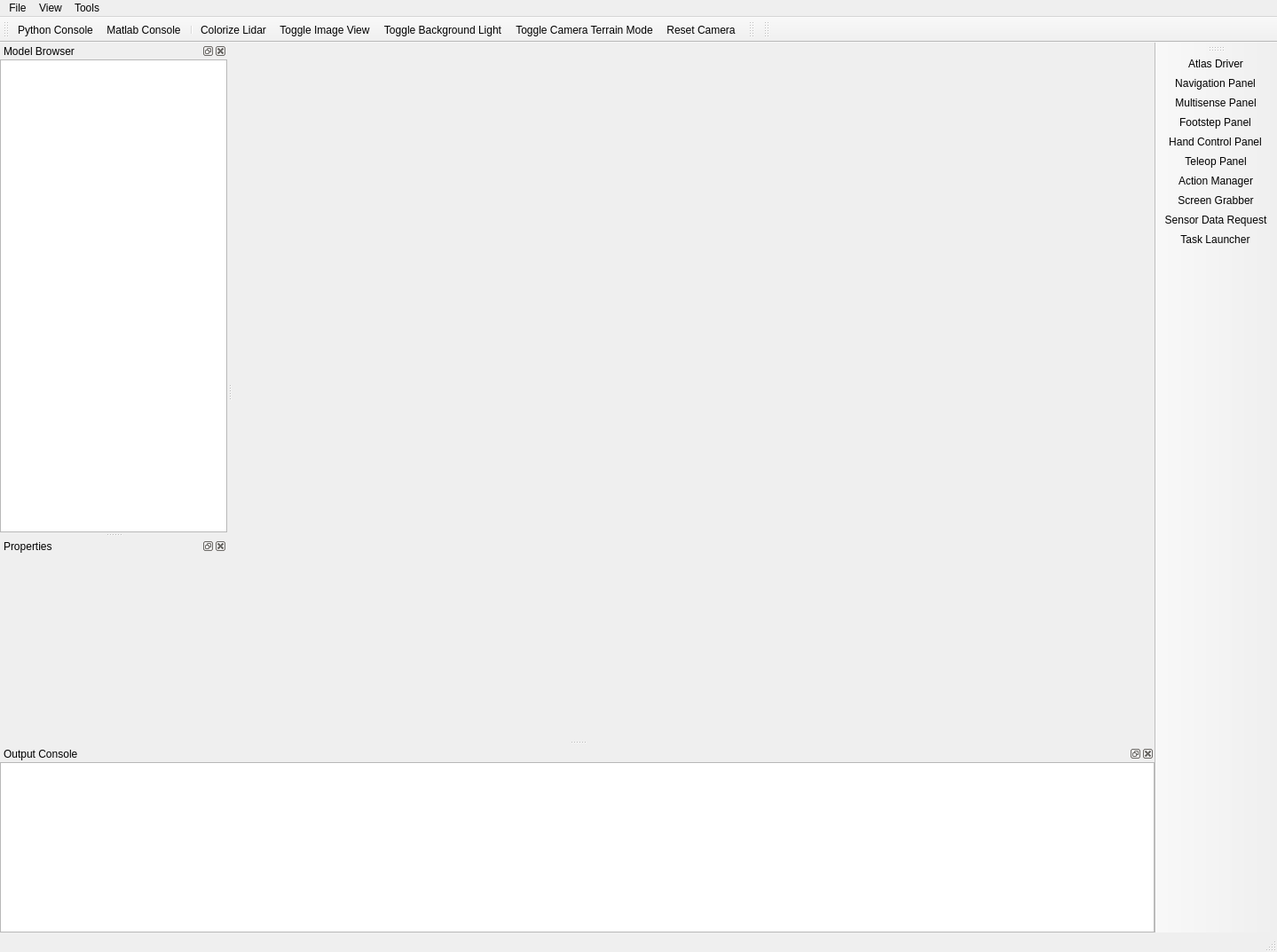
<?xml version="1.0" encoding="UTF-8"?>
<ui version="4.0">
 <class>ddMainWindow</class>
 <widget class="QMainWindow" name="ddMainWindow">
  <property name="geometry">
   <rect>
    <x>0</x>
    <y>0</y>
    <width>1439</width>
    <height>1073</height>
   </rect>
  </property>
  <property name="windowTitle">
   <string>MainWindow</string>
  </property>
  <property name="windowIcon">
   <iconset resource="images/resources.qrc">
    <normaloff>:/images/drake_logo.png</normaloff>:/images/drake_logo.png</iconset>
  </property>
  <widget class="QWidget" name="centralwidget"/>
  <widget class="QMenuBar" name="MenuBar">
   <property name="geometry">
    <rect>
     <x>0</x>
     <y>0</y>
     <width>1439</width>
     <height>25</height>
    </rect>
   </property>
   <widget class="QMenu" name="FileMenu">
    <property name="title">
     <string>File</string>
    </property>
    <addaction name="ActionOpen"/>
    <addaction name="ActionSaveData"/>
    <addaction name="ActionExportUrdf"/>
    <addaction name="separator"/>
    <addaction name="ActionQuit"/>
   </widget>
   <widget class="QMenu" name="ToolsMenu">
    <property name="title">
     <string>Tools</string>
    </property>
    <addaction name="ActionPythonConsole"/>
    <addaction name="separator"/>
    <addaction name="ActionMatlabConsole"/>
    <addaction name="separator"/>
    <addaction name="ActionBotSpy"/>
    <addaction name="ActionSignalScope"/>
    <addaction name="ActionToggleStereoRender"/>
    <addaction name="ActionToggleBackgroundLight"/>
    <addaction name="ActionToggleImageView"/>
   </widget>
   <widget class="QMenu" name="ViewMenu">
    <property name="title">
     <string>View</string>
    </property>
    <widget class="QMenu" name="ToolBarMenu">
     <property name="title">
      <string>Toolbars</string>
     </property>
    </widget>
    <addaction name="separator"/>
    <addaction name="ToolBarMenu"/>
   </widget>
   <addaction name="FileMenu"/>
   <addaction name="ViewMenu"/>
   <addaction name="ToolsMenu"/>
  </widget>
  <widget class="QStatusBar" name="StatusBar"/>
  <widget class="QDockWidget" name="ObjectsDock">
   <property name="windowTitle">
    <string>Model Browser</string>
   </property>
   <attribute name="dockWidgetArea">
    <number>1</number>
   </attribute>
   <widget class="QWidget" name="dockWidgetContents">
    <layout class="QVBoxLayout" name="verticalLayout">
     <property name="leftMargin">
      <number>0</number>
     </property>
     <property name="topMargin">
      <number>0</number>
     </property>
     <property name="rightMargin">
      <number>0</number>
     </property>
     <property name="bottomMargin">
      <number>0</number>
     </property>
     <item>
      <widget class="ddObjectTree" name="ObjectTree">
       <property name="headerHidden">
        <bool>true</bool>
       </property>
       <column>
        <property name="text">
         <string>Name</string>
        </property>
       </column>
      </widget>
     </item>
    </layout>
   </widget>
  </widget>
  <widget class="QToolBar" name="MainToolBar">
   <property name="windowTitle">
    <string>Main Tool Bar</string>
   </property>
   <attribute name="toolBarArea">
    <enum>TopToolBarArea</enum>
   </attribute>
   <attribute name="toolBarBreak">
    <bool>false</bool>
   </attribute>
   <addaction name="ActionPythonConsole"/>
   <addaction name="ActionMatlabConsole"/>
   <addaction name="separator"/>
   <addaction name="ActionColorizeLidar"/>
   <addaction name="ActionToggleImageView"/>
   <addaction name="ActionToggleBackgroundLight"/>
   <addaction name="ActionToggleCameraTerrainMode"/>
   <addaction name="ActionResetCamera"/>

  </widget>
  <widget class="QDockWidget" name="PropertiesDock">
   <property name="windowTitle">
    <string>Properties</string>
   </property>
   <attribute name="dockWidgetArea">
    <number>1</number>
   </attribute>
   <widget class="QWidget" name="dockWidgetContents_2">
    <layout class="QVBoxLayout" name="verticalLayout_3">
     <property name="spacing">
      <number>0</number>
     </property>
     <property name="leftMargin">
      <number>0</number>
     </property>
     <property name="topMargin">
      <number>0</number>
     </property>
     <property name="rightMargin">
      <number>0</number>
     </property>
     <property name="bottomMargin">
      <number>0</number>
     </property>
     <item>
      <widget class="QScrollArea" name="PropertiesScrollArea">
       <property name="frameShape">
        <enum>QFrame::NoFrame</enum>
       </property>
       <property name="widgetResizable">
        <bool>true</bool>
       </property>
       <widget class="QWidget" name="scrollAreaWidgetContents">
        <property name="geometry">
         <rect>
          <x>0</x>
          <y>0</y>
          <width>256</width>
          <height>219</height>
         </rect>
        </property>
       </widget>
      </widget>
     </item>
    </layout>
   </widget>
  </widget>
  <widget class="QDockWidget" name="OutputConsoleDock">
   <property name="windowTitle">
    <string>Output Console</string>
   </property>
   <attribute name="dockWidgetArea">
    <number>8</number>
   </attribute>
   <widget class="QWidget" name="dockWidgetContents_3">
    <layout class="QVBoxLayout" name="verticalLayout_2">
     <property name="leftMargin">
      <number>0</number>
     </property>
     <property name="topMargin">
      <number>0</number>
     </property>
     <property name="rightMargin">
      <number>0</number>
     </property>
     <property name="bottomMargin">
      <number>0</number>
     </property>
     <item>
      <widget class="QTextEdit" name="OutputConsole">
       <property name="readOnly">
        <bool>true</bool>
       </property>
      </widget>
     </item>
    </layout>
   </widget>
  </widget>
  <widget class="QToolBar" name="ViewToolBar">
   <property name="windowTitle">
    <string>View Actions</string>
   </property>
   <attribute name="toolBarArea">
    <enum>TopToolBarArea</enum>
   </attribute>
   <attribute name="toolBarBreak">
    <bool>false</bool>
   </attribute>
  </widget>
  <widget class="QToolBar" name="MacrosToolBar">
   <property name="windowTitle">
    <string>Macros</string>
   </property>
   <attribute name="toolBarArea">
    <enum>TopToolBarArea</enum>
   </attribute>
   <attribute name="toolBarBreak">
    <bool>false</bool>
   </attribute>
  </widget>
  <widget class="QToolBar" name="PanelToolBar">
   <property name="windowTitle">
    <string>toolBar</string>
   </property>
   <attribute name="toolBarArea">
    <enum>RightToolBarArea</enum>
   </attribute>
   <attribute name="toolBarBreak">
    <bool>false</bool>
   </attribute>
   <addaction name="ActionAtlasDriverPanel"/>
   <addaction name="ActionNavigationPanel"/>
   <addaction name="ActionMultisensePanel"/>
   <addaction name="ActionFootstepPanel"/>
   <addaction name="ActionHandControlPanel"/>
   <addaction name="ActionTeleopPanel"/>
   <addaction name="ActionActionManagerPanel"/>
   <addaction name="ActionScreenGrabberPanel"/>
   <addaction name="ActionSensorDataRequestPanel"/>
   <addaction name="ActionTaskLauncher"/>
  </widget>
  <action name="ActionQuit">
   <property name="text">
    <string>&amp;Quit</string>
   </property>
   <property name="shortcut">
    <string>Ctrl+Q</string>
   </property>
   <property name="shortcutContext">
    <enum>Qt::ApplicationShortcut</enum>
   </property>
  </action>
  <action name="ActionPythonConsole">
   <property name="icon">
    <iconset resource="images/resources.qrc">
     <normaloff>:/images/python_logo.png</normaloff>:/images/python_logo.png</iconset>
   </property>
   <property name="text">
    <string>&amp;Python Console</string>
   </property>
   <property name="shortcut">
    <string>F8</string>
   </property>
   <property name="shortcutContext">
    <enum>Qt::ApplicationShortcut</enum>
   </property>
  </action>
  <action name="ActionMatlabConsole">
   <property name="icon">
    <iconset resource="images/resources.qrc">
     <normaloff>:/images/matlab_logo.png</normaloff>:/images/matlab_logo.png</iconset>
   </property>
   <property name="text">
    <string>&amp;Matlab Console</string>
   </property>
   <property name="shortcut">
    <string>F9</string>
   </property>
  </action>
  <action name="ActionToggleStereoRender">
   <property name="checkable">
    <bool>true</bool>
   </property>
   <property name="icon">
    <iconset resource="images/resources.qrc">
     <normaloff>:/images/3d_glasses.png</normaloff>:/images/3d_glasses.png</iconset>
   </property>
   <property name="text">
    <string>Toggle Stereo Render</string>
   </property>
   <property name="toolTip">
    <string>Toggle Stereo Render</string>
   </property>
  </action>
  <action name="ActionToggleImageView">
   <property name="checkable">
    <bool>true</bool>
   </property>
   <property name="icon">
    <iconset resource="images/resources.qrc">
     <normaloff>:/images/camera_lens_icon.png</normaloff>:/images/camera_lens_icon.png</iconset>
   </property>
   <property name="text">
    <string>Toggle Image View</string>
   </property>
   <property name="toolTip">
    <string>Toggle Image View</string>
   </property>
  </action>
  <action name="ActionToggleBackgroundLight">
   <property name="checkable">
    <bool>true</bool>
   </property>
   <property name="icon">
    <iconset resource="images/resources.qrc">
     <normaloff>:/images/light_bulb_icon.png</normaloff>:/images/light_bulb_icon.png</iconset>
   </property>
   <property name="text">
    <string>Toggle Background Light</string>
   </property>
   <property name="toolTip">
    <string>Toggle Background Light</string>
   </property>
  </action>
  <action name="ActionResetCamera">
   <property name="icon">
    <iconset resource="images/resources.qrc">
     <normaloff>:/images/reset_camera.png</normaloff>:/images/reset_camera.png</iconset>
   </property>
   <property name="text">
    <string>Reset Camera</string>
   </property>
  </action>
  <action name="ActionToggleCameraTerrainMode">
   <property name="checkable">
    <bool>true</bool>
   </property>
   <property name="icon">
    <iconset resource="images/resources.qrc">
     <normaloff>:/images/camera_mode.png</normaloff>:/images/camera_mode.png</iconset>
   </property>
   <property name="text">
    <string>Toggle Camera Terrain Mode</string>
   </property>
   <property name="toolTip">
    <string>Toggle Camera Terrain Mode</string>
   </property>
  </action>
  <action name="ActionOpen">
   <property name="text">
    <string>&amp;Open...</string>
   </property>
   <property name="shortcut">
    <string>Ctrl+O</string>
   </property>
  </action>
  <action name="ActionSaveData">
   <property name="text">
    <string>&amp;Save data...</string>
   </property>
   <property name="shortcut">
    <string>Ctrl+S</string>
   </property>
  </action>
  <action name="ActionExportUrdf">
   <property name="text">
    <string>&amp;Export to URDF...</string>
   </property>
  </action>
  <action name="ActionBotSpy">
   <property name="text">
    <string>&amp;Bot Spy</string>
   </property>
   <property name="shortcut">
    <string>Ctrl+B</string>
   </property>
  </action>
  <action name="ActionSignalScope">
   <property name="text">
    <string>&amp;Signal Scope</string>
   </property>
   <property name="shortcut">
    <string>Ctrl+I</string>
   </property>
  </action>
  <action name="ActionColorizeLidar">
   <property name="checkable">
    <bool>true</bool>
   </property>
   <property name="icon">
    <iconset resource="images/resources.qrc">
     <normaloff>:/images/paint_bucket.png</normaloff>:/images/paint_bucket.png</iconset>
   </property>
   <property name="text">
    <string>&amp;Colorize Lidar</string>
   </property>
  </action>
  <action name="ActionMultisensePanel">
   <property name="checkable">
    <bool>true</bool>
   </property>
   <property name="icon">
    <iconset resource="images/resources.qrc">
     <normaloff>:/images/3d_scanner.png</normaloff>:/images/3d_scanner.png</iconset>
   </property>
   <property name="text">
    <string>Multisense Panel</string>
   </property>
   <property name="toolTip">
    <string>Multisense Panel</string>
   </property>
   <property name="shortcut">
    <string>Ctrl+M</string>
   </property>
  </action>
  <action name="ActionFootstepPanel">
   <property name="checkable">
    <bool>true</bool>
   </property>
   <property name="icon">
    <iconset resource="images/resources.qrc">
     <normaloff>:/images/feet.png</normaloff>:/images/feet.png</iconset>
   </property>
   <property name="text">
    <string>Footstep Panel</string>
   </property>
   <property name="toolTip">
    <string>Footstep Panel</string>
   </property>
   <property name="shortcut">
    <string>Ctrl+F</string>
   </property>
  </action>
  <action name="ActionAtlasDriverPanel">
   <property name="checkable">
    <bool>true</bool>
   </property>
   <property name="icon">
    <iconset resource="images/resources.qrc">
     <normaloff>:/images/gauge.png</normaloff>:/images/gauge.png</iconset>
   </property>
   <property name="text">
    <string>Atlas Driver</string>
   </property>
   <property name="toolTip">
    <string>Atlas Driver</string>
   </property>
  </action>
  <action name="ActionHandControlPanel">
   <property name="checkable">
    <bool>true</bool>
   </property>
   <property name="icon">
    <iconset resource="images/resources.qrc">
     <normaloff>:/images/claw.png</normaloff>:/images/claw.png</iconset>
   </property>
   <property name="text">
    <string>Hand Control Panel</string>
   </property>
   <property name="toolTip">
    <string>Hand Control Panel</string>
   </property>
  </action>
  <action name="ActionActionManagerPanel">
   <property name="checkable">
    <bool>true</bool>
   </property>
   <property name="icon">
    <iconset resource="images/resources.qrc">
     <normaloff>:/images/robot_icon.png</normaloff>:/images/robot_icon.png</iconset>
   </property>
   <property name="text">
    <string>Action Manager</string>
   </property>
   <property name="toolTip">
    <string>Action Manager</string>
   </property>
  </action>
  <action name="ActionScreenGrabberPanel">
   <property name="checkable">
    <bool>true</bool>
   </property>
   <property name="icon">
    <iconset resource="images/resources.qrc">
     <normaloff>:/images/video_record.png</normaloff>:/images/video_record.png</iconset>
   </property>
   <property name="text">
    <string>Screen Grabber</string>
   </property>
   <property name="toolTip">
    <string>Screen Grabber</string>
   </property>
  </action>
  <action name="ActionTeleopPanel">
   <property name="checkable">
    <bool>true</bool>
   </property>
   <property name="icon">
    <iconset resource="images/resources.qrc">
     <normaloff>:/images/drake_logo.png</normaloff>:/images/drake_logo.png</iconset>
   </property>
   <property name="text">
    <string>Teleop Panel</string>
   </property>
   <property name="toolTip">
    <string>Teleop Panel</string>
   </property>
  </action>
  <action name="ActionNavigationPanel">
   <property name="checkable">
    <bool>true</bool>
   </property>
   <property name="icon">
    <iconset resource="images/resources.qrc">
     <normaloff>:/images/compass_icon.png</normaloff>:/images/compass_icon.png</iconset>
   </property>
   <property name="text">
    <string>Navigation Panel</string>
   </property>
   <property name="toolTip">
    <string>Navigation Panel</string>
   </property>
  </action>
  <action name="ActionSensorDataRequestPanel">
   <property name="checkable">
    <bool>true</bool>
   </property>
   <property name="icon">
    <iconset resource="images/resources.qrc">
     <normaloff>:/images/download_icon.png</normaloff>:/images/download_icon.png</iconset>
   </property>
   <property name="text">
    <string>Sensor Data Request</string>
   </property>
   <property name="toolTip">
    <string>Sensor Data Request</string>
   </property>
   <property name="shortcut">
    <string/>
   </property>
  </action>
  <action name="ActionTaskLauncher">
   <property name="checkable">
    <bool>true</bool>
   </property>
   <property name="icon">
    <iconset resource="images/resources.qrc">
     <normaloff>:/images/task_icon.png</normaloff>:/images/task_icon.png</iconset>
   </property>
   <property name="text">
    <string>Task Launcher</string>
   </property>
   <property name="toolTip">
    <string>Task Launcher</string>
   </property>
   <property name="shortcut">
    <string/>
   </property>
  </action>
  <action name="ActionPFGraspPanel">
   <property name="checkable">
    <bool>true</bool>
   </property>
   <property name="icon">
    <iconset resource="images/resources.qrc">
     <normaloff>:/images/eye_in_hand.gif</normaloff>:/images/eye_in_hand.gif</iconset>
   </property>
   <property name="text">
    <string>PFGrasp</string>
   </property>
   <property name="toolTip">
    <string>PFGrasp</string>
   </property>
   <property name="shortcut">
    <string/>
   </property>
  </action>
 </widget>
 <customwidgets>
  <customwidget>
   <class>ddObjectTree</class>
   <extends>QTreeWidget</extends>
   <header>ddObjectTree.h</header>
  </customwidget>
 </customwidgets>
 <resources>
  <include location="images/resources.qrc"/>
 </resources>
 <connections/>
</ui>
